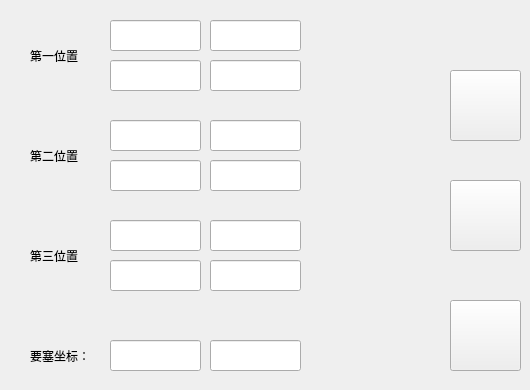
    <widget class="QWidget" name="pageEndPortal">
     <widget class="QLabel" name="label_17">
      <property name="geometry">
       <rect>
        <x>30</x>
        <y>30</y>
        <width>131</width>
        <height>51</height>
       </rect>
      </property>
      <property name="text">
       <string>第一位置</string>
      </property>
     </widget>
     <widget class="QLabel" name="label_18">
      <property name="geometry">
       <rect>
        <x>30</x>
        <y>130</y>
        <width>131</width>
        <height>51</height>
       </rect>
      </property>
      <property name="text">
       <string>第二位置</string>
      </property>
     </widget>
     <widget class="QLabel" name="label_19">
      <property name="geometry">
       <rect>
        <x>30</x>
        <y>230</y>
        <width>131</width>
        <height>51</height>
       </rect>
      </property>
      <property name="text">
       <string>第三位置</string>
      </property>
     </widget>
     <widget class="QLineEdit" name="le0">
      <property name="geometry">
       <rect>
        <x>110</x>
        <y>20</y>
        <width>91</width>
        <height>31</height>
       </rect>
      </property>
      <property name="inputMask">
       <string/>
      </property>
     </widget>
     <widget class="QLineEdit" name="le4">
      <property name="geometry">
       <rect>
        <x>110</x>
        <y>120</y>
        <width>91</width>
        <height>31</height>
       </rect>
      </property>
      <property name="inputMask">
       <string/>
      </property>
     </widget>
     <widget class="QLineEdit" name="le8">
      <property name="geometry">
       <rect>
        <x>110</x>
        <y>220</y>
        <width>91</width>
        <height>31</height>
       </rect>
      </property>
      <property name="inputMask">
       <string/>
      </property>
     </widget>
     <widget class="QLineEdit" name="le1">
      <property name="geometry">
       <rect>
        <x>210</x>
        <y>20</y>
        <width>91</width>
        <height>31</height>
       </rect>
      </property>
      <property name="inputMask">
       <string/>
      </property>
     </widget>
     <widget class="QLineEdit" name="le5">
      <property name="geometry">
       <rect>
        <x>210</x>
        <y>120</y>
        <width>91</width>
        <height>31</height>
       </rect>
      </property>
      <property name="inputMask">
       <string/>
      </property>
     </widget>
     <widget class="QLineEdit" name="le9">
      <property name="geometry">
       <rect>
        <x>210</x>
        <y>220</y>
        <width>91</width>
        <height>31</height>
       </rect>
      </property>
      <property name="inputMask">
       <string/>
      </property>
     </widget>
     <widget class="QLabel" name="label_20">
      <property name="geometry">
       <rect>
        <x>30</x>
        <y>330</y>
        <width>131</width>
        <height>51</height>
       </rect>
      </property>
      <property name="text">
       <string>要塞坐标：</string>
      </property>
     </widget>
     <widget class="QLineEdit" name="leStrongHoldZ">
      <property name="geometry">
       <rect>
        <x>210</x>
        <y>340</y>
        <width>91</width>
        <height>31</height>
       </rect>
      </property>
      <property name="readOnly">
       <bool>true</bool>
      </property>
     </widget>
     <widget class="QLineEdit" name="leStrongHoldX">
      <property name="geometry">
       <rect>
        <x>110</x>
        <y>340</y>
        <width>91</width>
        <height>31</height>
       </rect>
      </property>
      <property name="readOnly">
       <bool>true</bool>
      </property>
     </widget>
     <widget class="QPushButton" name="btnPortalHelp">
      <property name="geometry">
       <rect>
        <x>450</x>
        <y>300</y>
        <width>71</width>
        <height>71</height>
       </rect>
      </property>
      <property name="styleSheet">
       <string notr="true">QPushButton#btnPortalHelp{
	border-image: url(:/new/image/written_book.gif);
}</string>
      </property>
      <property name="text">
       <string/>
      </property>
     </widget>
     <widget class="QLineEdit" name="le2">
      <property name="geometry">
       <rect>
        <x>110</x>
        <y>60</y>
        <width>91</width>
        <height>31</height>
       </rect>
      </property>
      <property name="inputMask">
       <string/>
      </property>
     </widget>
     <widget class="QLineEdit" name="le3">
      <property name="geometry">
       <rect>
        <x>210</x>
        <y>60</y>
        <width>91</width>
        <height>31</height>
       </rect>
      </property>
      <property name="inputMask">
       <string/>
      </property>
     </widget>
     <widget class="QLineEdit" name="le6">
      <property name="geometry">
       <rect>
        <x>110</x>
        <y>160</y>
        <width>91</width>
        <height>31</height>
       </rect>
      </property>
      <property name="inputMask">
       <string/>
      </property>
     </widget>
     <widget class="QLineEdit" name="le7">
      <property name="geometry">
       <rect>
        <x>210</x>
        <y>160</y>
        <width>91</width>
        <height>31</height>
       </rect>
      </property>
      <property name="inputMask">
       <string/>
      </property>
     </widget>
     <widget class="QLineEdit" name="le10">
      <property name="geometry">
       <rect>
        <x>110</x>
        <y>260</y>
        <width>91</width>
        <height>31</height>
       </rect>
      </property>
      <property name="inputMask">
       <string/>
      </property>
     </widget>
     <widget class="QLineEdit" name="le11">
      <property name="geometry">
       <rect>
        <x>210</x>
        <y>260</y>
        <width>91</width>
        <height>31</height>
       </rect>
      </property>
      <property name="inputMask">
       <string/>
      </property>
     </widget>
     <widget class="QPushButton" name="btnEyeOfEnder">
      <property name="geometry">
       <rect>
        <x>450</x>
        <y>180</y>
        <width>71</width>
        <height>71</height>
       </rect>
      </property>
      <property name="styleSheet">
       <string notr="true">QPushButton{
	border-image: url(:/new/image/6tokty4oshann9iqtqybwvzllfvmm8n.png);
}
QPushButton:hover{
	border-image: url(:/new/image/eye_of_ender.png);
}</string>
      </property>
      <property name="text">
       <string/>
      </property>
      <property name="shortcut">
       <string>Enter</string>
      </property>
     </widget>
     <widget class="QPushButton" name="btnPaper_2">
      <property name="geometry">
       <rect>
        <x>450</x>
        <y>70</y>
        <width>71</width>
        <height>71</height>
       </rect>
      </property>
      <property name="styleSheet">
       <string notr="true">QPushButton#btnPaper_2{
	border-image : url(:/new/image/paper.png)
}</string>
      </property>
      <property name="text">
       <string/>
      </property>
     </widget>
    </widget>
